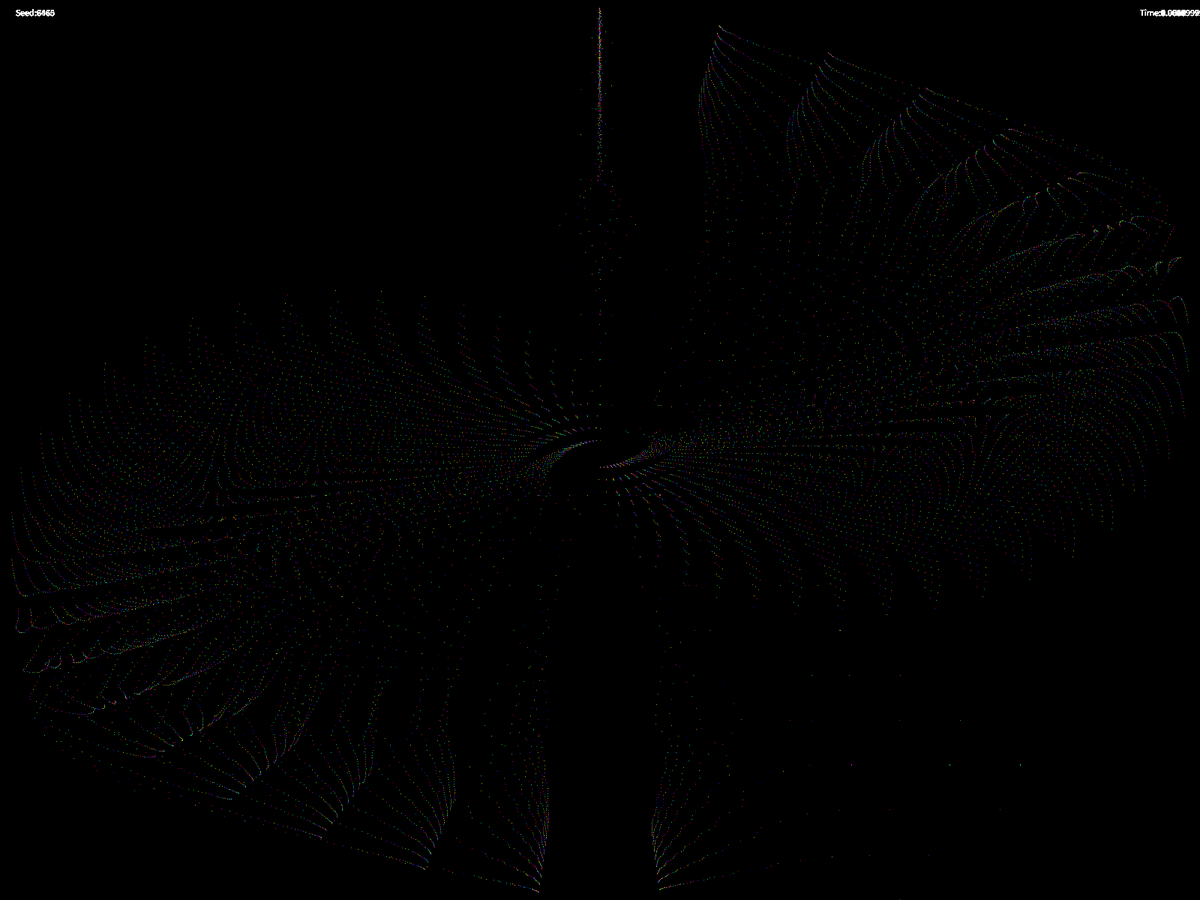
Frame 1 (no input)
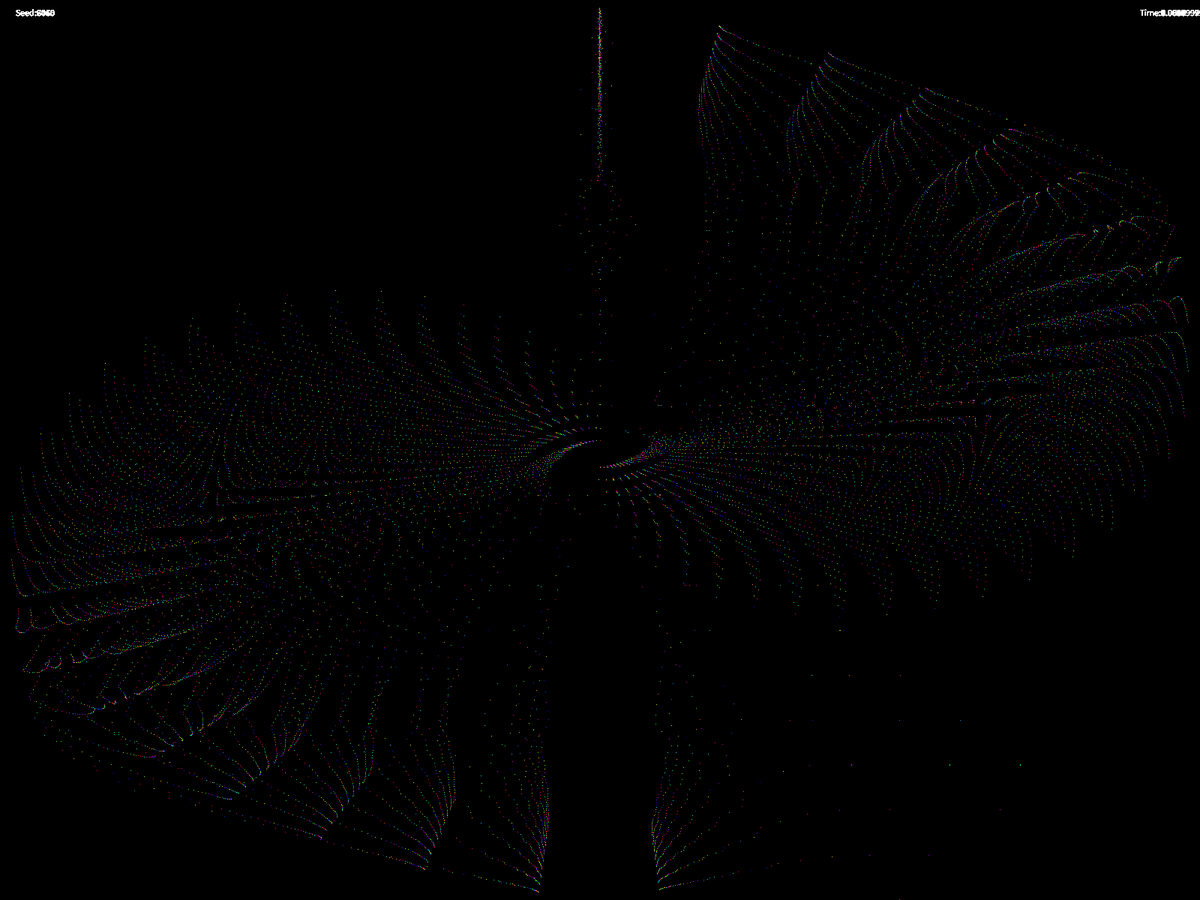
Frame 60 (the mouse pressed at the canvas centre just before this capture)
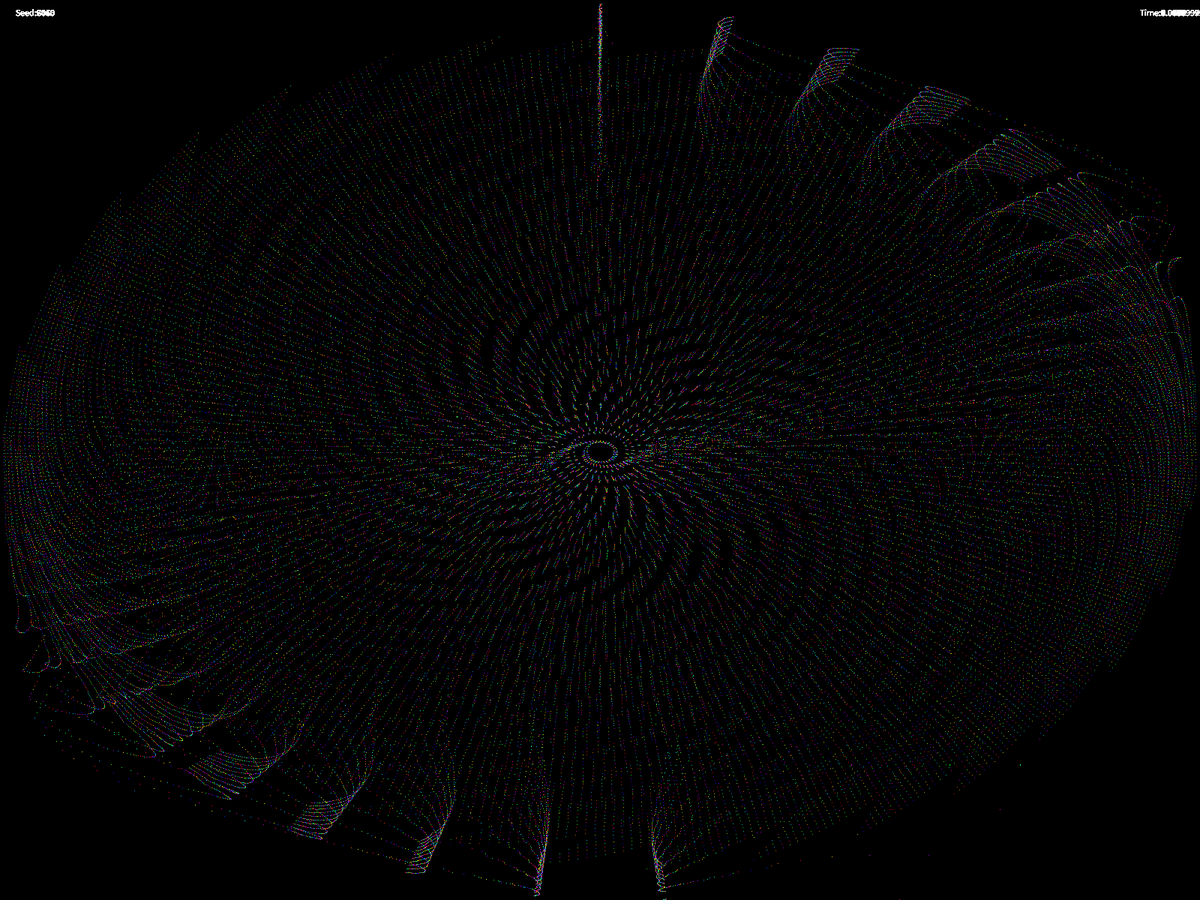
Frame 120 (the mouse held since frame 60 and released just before this capture)

The Processing sketch that drew these frames (run headless with seeded random() and noise(); from frame 60 on, the mouse is pressed at the canvas centre):

// Processing sketch: epic
// ── epic.pde
ArrayList<points> point;
float t;
float tinc = 0.0001;
boolean[] bools1;
boolean[] bools2;
int seed;
float maxx=0.001,minx=-0.001,maxy=0.001,miny=-0.001;
void setup() {
  t=0;
  maxx=0.001;
  minx=-0.001;
  maxy=0.001;
  miny=-0.001;
  frameCount=0;
  bools1 = new boolean[24];
  bools2 = new boolean[24];
  point = new ArrayList();
  fullScreen();
  background(0);
  seed = int(random(0,10000));
  randomSeed(seed);
  //randomSeed(649);
  //randomSeed(501);
  //randomSeed(518);
  //randomSeed(298);
  //randomSeed(300);
  //randomSeed(8803);
  //randomSeed(6802);
  //randomSeed(9360);
  //randomSeed(2024);
  //randomSeed(30);
  randomSeed(9499);
  for(int i = 0; i<24;i++) {
    bools1[i] = (random(0,1)>0.5) ? true  : false;
    bools2[i] = (random(0,1)>0.5) ? true  : false;
  }
  colorMode(HSB);
}

void draw() {
  //background(0);
  stroke(255);
  fill(255);
  translate(width/2,height/2);
  for (int i=point.size()-1; i>=0 ; i--) {
    points p = point.get(i);
    p.show();
    p.update();
    if (point.size() > 1000) {
      point.remove(i);
    }
  }
  t=tinc*frameCount;
  point.add(new points(t));
  text("Seed:"+seed,-width/2+20,-height/2+20);
  text("Time:"+t,width/2-80,-height/2+20);
}

void keyPressed() {
  setup();
}
void mousePressed() {
  setup();
}

// ── points.pde
class points {
  ArrayList<PVector> punt = new ArrayList();
  points(float t) {
    punt.add(new PVector(t, t));
  }

  void show() {
    noFill();
    //int alpha = 100;
    for (PVector p : punt) {
      //stroke(255,alpha);
      stroke(random(0,255),255,255);
      if(p.x != p.x) {p.x=0;}
      if(p.y != p.y) {p.y=0;}
      //print(maxx,minx,maxy,miny);
      float x =map(constrain(p.x,-width/2,width/2),minx,maxx,-width/2,width/2);
      float y =map(constrain(p.y,-height/2,height/2),miny,maxy,-height/2,height/2);
      point(x,y);
      //alpha-=1;
    }
  }
  void update() {
    if (punt.size() >= 10) {
      punt.remove(0);
    }
    punt.add(xfunc(punt.get(punt.size()-1)));
  }
}

PVector xfunc(PVector p) {
  //float x = -(p.x*p.x)+p.x*t+p.y;
  //float y = p.x*p.x-p.y*p.y-t*t-p.x*p.y+p.y*t-p.x+p.y;
  float x=0;
  float y=0;
  x += (bools1[0]==true) ? p.x*p.x : 0;
  y += (bools2[0]==true) ? p.x*p.x : 0;
  x += (bools1[1]==true) ? p.y*p.y : 0;
  y += (bools2[1]==true) ? p.y*p.y : 0;
  x += (bools1[2]==true) ? p.x*p.y : 0;
  y += (bools2[2]==true) ? p.x*p.y : 0;
  x += (bools1[3]==true) ? p.x*p.x*t : 0;
  y += (bools2[3]==true) ? p.x*p.x*t : 0;
  x += (bools1[4]==true) ? p.y*p.y*t : 0;
  y += (bools2[4]==true) ? p.y*p.y*t : 0;
  x += (bools1[5]==true) ? p.x*p.y*t : 0;
  y += (bools2[5]==true) ? p.x*p.y*t : 0;
  x -= (bools1[6]==true) ? p.x*p.x : 0;
  y -= (bools2[6]==true) ? p.x*p.x : 0;
  x -= (bools1[7]==true) ? p.y*p.y : 0;
  y -= (bools2[7]==true) ? p.y*p.y : 0;
  x -= (bools1[8]==true) ? p.x*p.y : 0;
  y -= (bools2[8]==true) ? p.x*p.y : 0;
  x -= (bools1[9]==true) ? p.x*p.x*t : 0;
  y -= (bools2[9]==true) ? p.x*p.x*t : 0;
  x -= (bools1[10]==true) ? p.y*p.y*t : 0;
  y -= (bools2[10]==true) ? p.y*p.y*t : 0;
  x -= (bools1[11]==true) ? p.x*p.y*t : 0;
  y -= (bools2[11]==true) ? p.x*p.y*t : 0;
  x += (bools1[12]==true) ? p.x : 0;
  y += (bools2[12]==true) ? p.x : 0;
  x += (bools1[13]==true) ? p.y : 0;
  y += (bools2[13]==true) ? p.y : 0;
  x += (bools1[14]==true) ? t : 0;
  y += (bools2[14]==true) ? t : 0;
  x += (bools1[15]==true) ? p.x*t : 0;
  y += (bools2[15]==true) ? p.x*t : 0;
  x += (bools1[16]==true) ? p.y*t : 0;
  y += (bools2[16]==true) ? p.y*t : 0;
  x += (bools1[17]==true) ? t*t : 0;
  y += (bools2[17]==true) ? t*t : 0;
  x -= (bools1[18]==true) ? p.x : 0;
  y -= (bools2[18]==true) ? p.x : 0;
  x -= (bools1[19]==true) ? p.y : 0;
  y -= (bools2[19]==true) ? p.y : 0;
  x -= (bools1[20]==true) ? t : 0;
  y -= (bools2[20]==true) ? t : 0;
  x -= (bools1[21]==true) ? p.x*t : 0;
  y -= (bools2[21]==true) ? p.x*t : 0;
  x -= (bools1[22]==true) ? p.y*t : 0;
  y -= (bools2[22]==true) ? p.y*t : 0;
  x -= (bools1[23]==true) ? t*t : 0;
  y -= (bools2[23]==true) ? t*t : 0;
  maxx = (x>maxx && x<100)?x:maxx;
  maxx=constrain(maxx,-1,1);
  minx = (x<minx && x>-100)?x:minx;
  minx=constrain(minx,-1,1);
  maxy = (y>maxy && y<100)?y:maxy;
  maxy=constrain(maxy,-1,1);
  miny = (y<miny && y>-100)?y:miny;
  miny=constrain(miny,-1,1);
  return new PVector(x, y);
}
